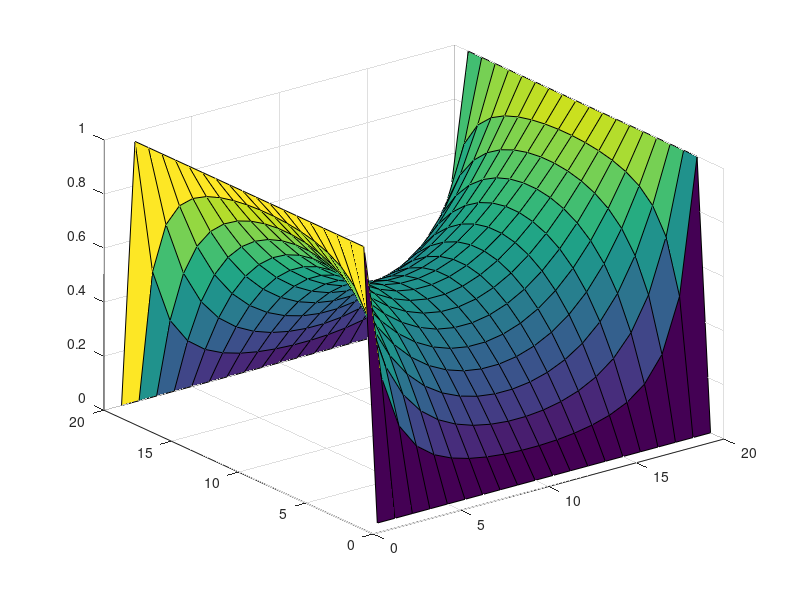

Recreate this plot in MATLAB.
%MATLAB code for solving laplace equation by Method of Relaxation

clear all;
clc;
L=20; % System Size
N=500; % Total no. of iterations
delx=0.0001; % Spatial resolution
V=rand(L,L);% initial condition
%boundary conditions
V(:,1)=1; 
V(:,L)=1;
V(1,:)=0;
V(L,:)=0;
%%%%%%%%%%%%%%%%
Vo=V;
for i=1:N
    for p=2:L-1
        for q=2:L-1
            V(p,q)=1/4*(V(p+1,q)+V(p-1,q)+V(p,q+1)+V(p,q-1));
        end
        VT(:,:,i)=V;
    end
end
surf(V);
% VT(:,:,i) saves the timelapse values of V. USe it to plot the value of ...
% V at different time points, e.g., surf(V(:,:,1)) at time i=1 and
% surf(V(:,:,10)) at time i=10.
